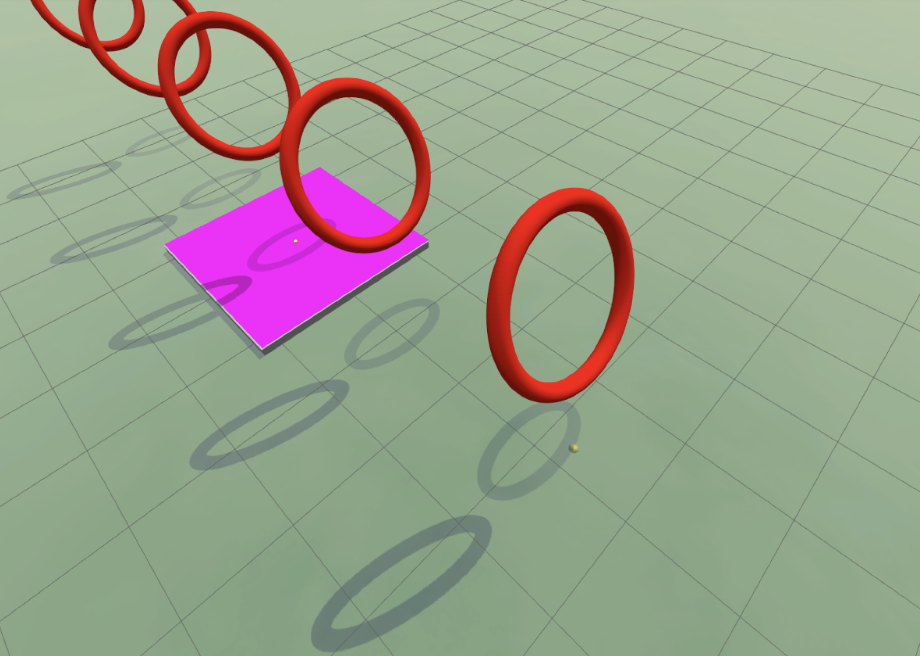
#> input picture V1/img1.png, 920 x 656 px
$ python -i simpleFrameDetection.py   (imports and definitions only)
#> lines starting #> are read from the running program, lines starting #| are printed output that depends on the picture; after the words box and inside, x2 and y2 are one past the last pixel; in counts of white or black regions, pixels touching at a corner belong together
#> further down, picture is the input picture: shape (656, 920, 3); mean B, G, R 141.8, 161.1, 154
import numpy as np
import cv2
import math

# ---------------- Config ----------------
RING_DIAM_M = 0.9144
RING_RAD_M  = RING_DIAM_M / 2.0

# ---------------- Camera / geometry helpers (kept for completeness) ----------------
# The simulation used the K_from_hfov internal function to get K.
# We will require K to be passed to the main function.
# [12 lines left out: functions R_from_euler_xyz, rvec_from_R, not called in this run]

# ---------------- Detection ----------------
def detect_ellipses_fast(frame_bgr):
    """
    Detects ellipse candidates by finding contours on the saturation channel's gradient.
    Returns: list of ellipses (tuples: ((cx,cy),(MA,ma),ang)).
    """
    hsv = cv2.cvtColor(frame_bgr, cv2.COLOR_BGR2HSV)
#> hsv: shape (656, 920, 3); mean H, S, V 54.6, 56, 174.3
    S = hsv[:,:,1]
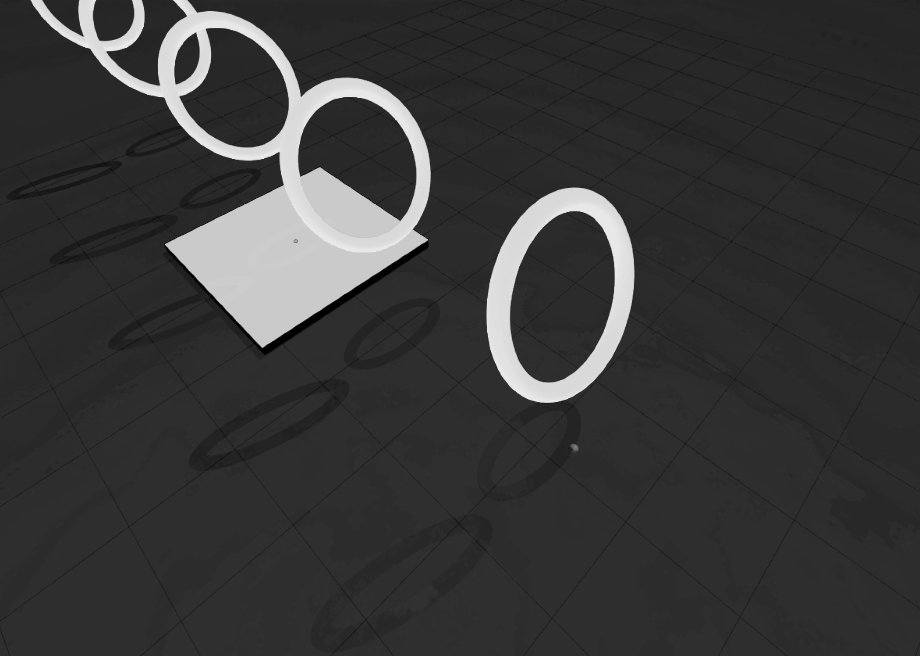
#> S: shape (656, 920); min 0, max 234, mean 56
    _, mask = cv2.threshold(S, 0, 255, cv2.THRESH_BINARY + cv2.THRESH_OTSU)
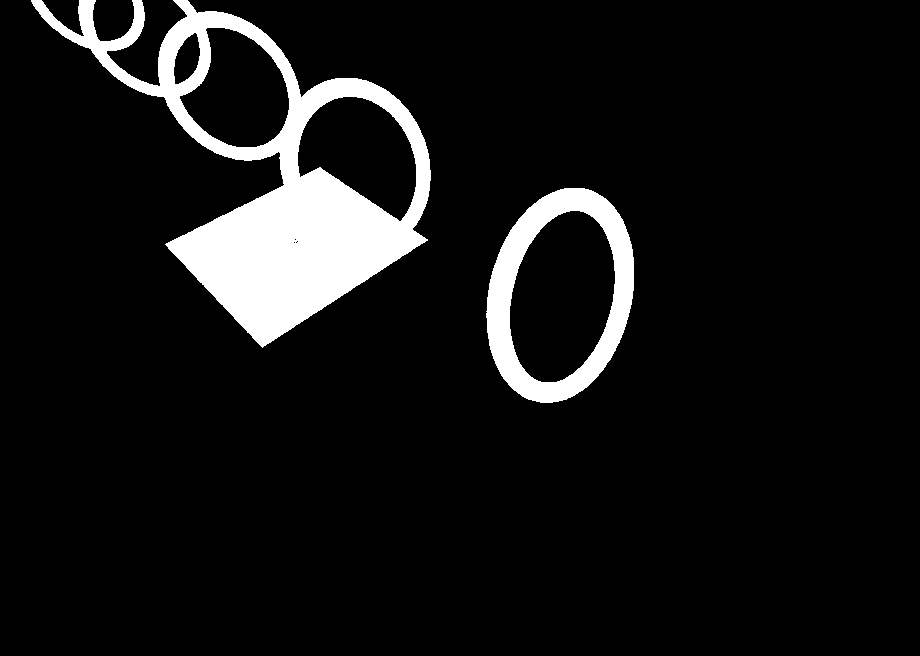
#> mask: shape (656, 920); 8.2% white; 2 white regions, box (x1, y1, x2, y2) and area: (31, 0, 431, 348) 38499, (486, 188, 634, 403) 11037
    k = cv2.getStructuringElement(cv2.MORPH_ELLIPSE, (3,3))
    mask2 = cv2.morphologyEx(mask, cv2.MORPH_CLOSE, k, iterations=1)
#> mask2: shape (656, 920); 8.2% white; 2 white regions, box (x1, y1, x2, y2) and area: (31, 0, 431, 348) 38519, (486, 188, 634, 403) 11037
    band = cv2.morphologyEx(mask2, cv2.MORPH_GRADIENT, k)
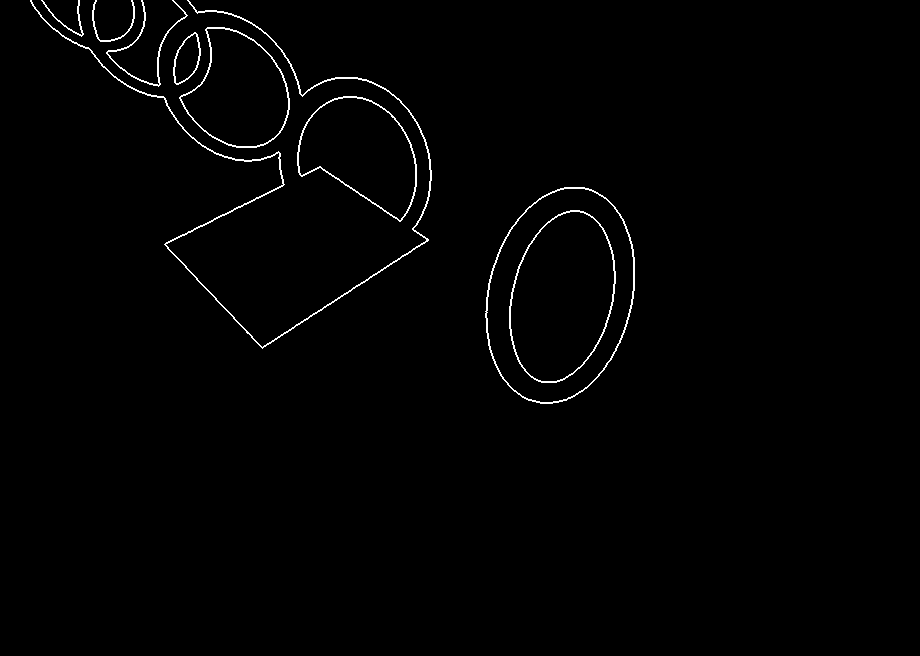
#> band: shape (656, 920); 1.1% white in thin lines or dots, all inside (x1, y1, x2, y2) = (30, 0, 635, 404)
    contours, _ = cv2.findContours(band, cv2.RETR_EXTERNAL, cv2.CHAIN_APPROX_NONE)
#> contours = 8 contours; box (x1, y1, x2, y2) and area: (485, 187, 635, 404) 24888, (297, 96, 417, 222) 9546, (179, 27, 290, 148) 8765, (30, 0, 432, 349) 1078, (173, 32, 201, 85) 926, (106, 0, 188, 87) 211, (92, 0, 135, 42) 99, (41, 0, 84, 37) 79
    ellipses = []

    for c in contours:
        if len(c) < 40: continue
        try:
            e = cv2.fitEllipseAMS(c)
        except Exception:
            try: e = cv2.fitEllipse(c)
            except Exception: continue

        (cx,cy),(MA,ma),ang = e
        # Filter: minimum axis length and major axis > minor axis
        if min(MA,ma) < 12 or MA <= ma: continue
        ellipses.append(e)
#> this loop made 8 passes
#> (cx, cy, MA, ma, ang) on passes 1 to 8: (559.9, 294.7, 144.1, 219.9, 13.15), (359.8, 152.9, 96.96, 138.5, 128.5), (186.6, 58.9, 23.04, 51.47, 198.6), (237.5, 91.04, 99.54, 120.9, 161.8), (147.1, 44.81, 54.76, 93.76, 30.38), (112.8, 13.68, 40.71, 55.68, 193.3), (59.85, 1.69, 27.43, 68.05, 146.6), (262, 164, 255.2, 413.5, 128.6)
#> after the loop, ellipses = []

    return ellipses

# ---------------- Core PnP Solver Implementation ----------------
# [164 lines left out: functions solve_ellipse_pnp_approx, find_nearest_hoop_pose, not called in this run]

# The rest of the original simulation code is omitted as requested.
# To use this, you must call find_nearest_hoop_pose with a valid BGR image and K matrix.

>>> import cv2
>>> picture = cv2.imread('../img1.png')
>>> result = detect_ellipses_fast(picture)
#> result = []

$ run again, on V1/img2.png
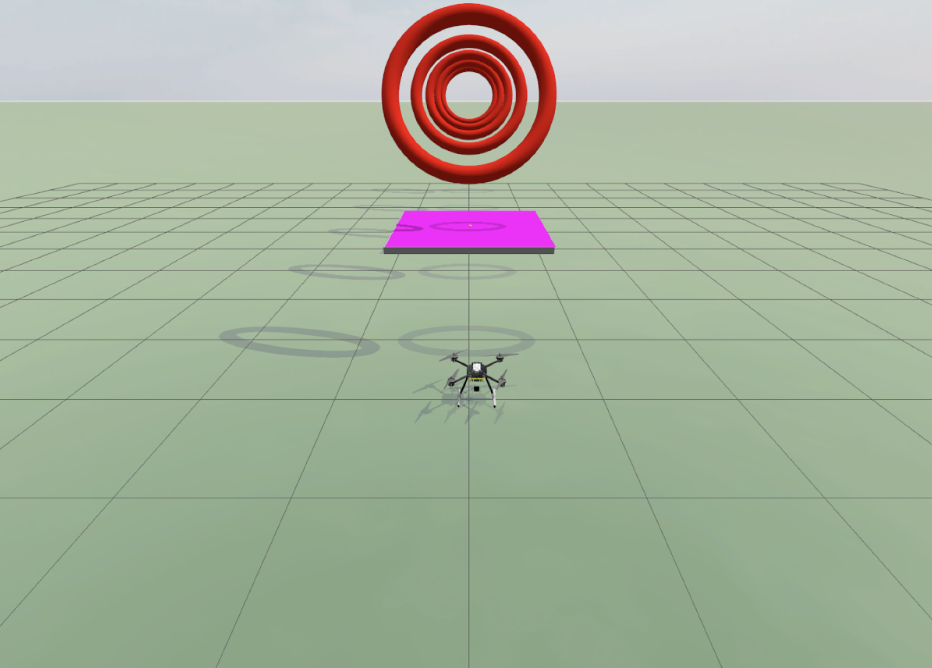
#> input picture V1/img2.png, 932 x 668 px
#> picture is the input picture: shape (668, 932, 3); mean B, G, R 157, 177.8, 165.9
#> hsv: shape (668, 932, 3); mean H, S, V 59, 41.9, 183.7
#> in detect_ellipses_fast, `_, mask = cv2.threshold(S, 0, 255, cv2.THRESH_BINARY + cv2.THRESH_OTSU)`:
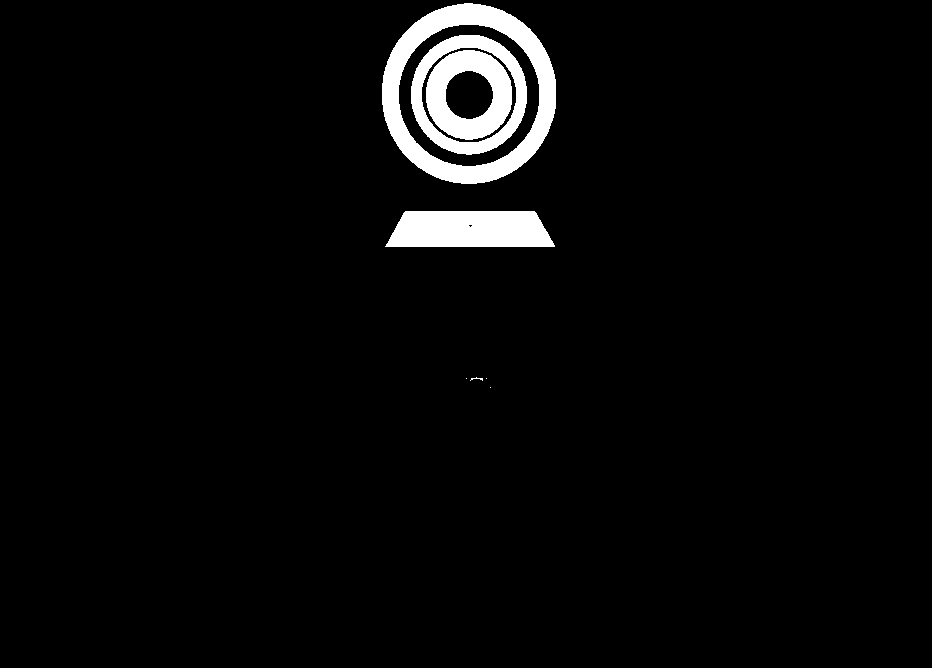
#> mask: shape (668, 932); 3.7% white; 8 white regions (3 under 20 px), largest, box (x1, y1, x2, y2) and area: (382, 3, 556, 184) 9175, (385, 211, 555, 247) 5414, (426, 50, 512, 140) 4358, (411, 35, 527, 155) 3973, (470, 377, 483, 381) 20
#> mask2: shape (668, 932); 3.7% white; 7 white regions (3 under 20 px), largest, box (x1, y1, x2, y2) and area: (382, 3, 556, 184) 9177, (411, 35, 527, 155) 8386, (385, 211, 555, 247) 5418, (470, 377, 483, 381) 20
#> in detect_ellipses_fast, `band = cv2.morphologyEx(mask2, cv2.MORPH_GRADIENT, k)`:
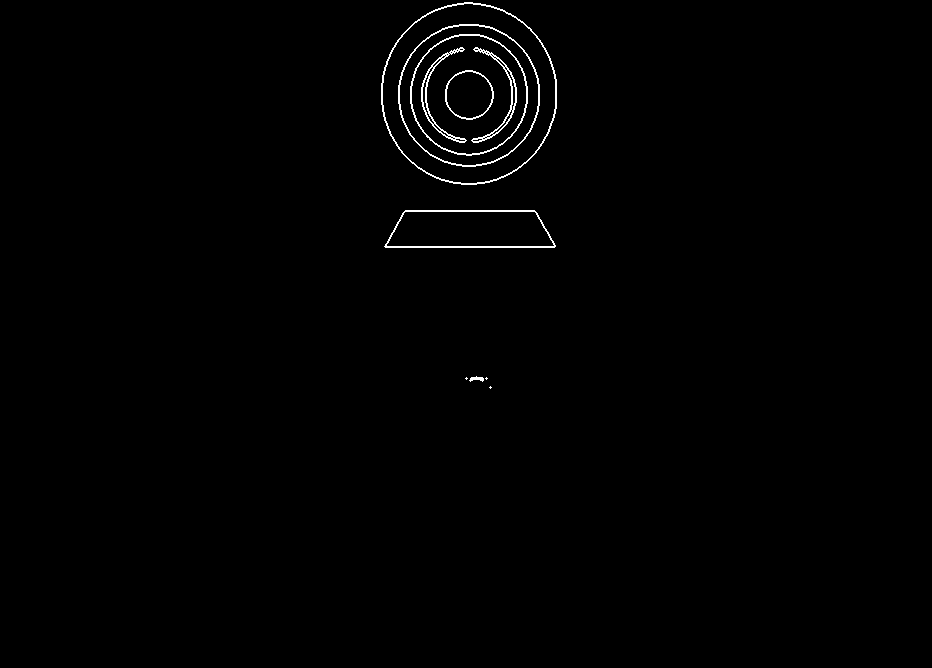
#> band: shape (668, 932); 0.72% white in thin lines or dots, all inside (x1, y1, x2, y2) = (381, 2, 557, 389)
#> contours = 6 contours, 3 with area under 20; largest, box (x1, y1, x2, y2) and area: (381, 2, 557, 185) 25026, (384, 210, 556, 248) 5603, (469, 376, 484, 382) 34
#> the loop in detect_ellipses_fast, `for c in contours:` made 6 passes
#> c on passes 1 to 3: [[490, 386], [489, 387], [490, 388], [491, 387]], [[486, 377], [485, 378], [486, 379], [487, 378]], [[466, 377], [465, 378], [466, 379], [467, 378]]
#> after the loop in detect_ellipses_fast, `for c in contours:`: ellipses = []
